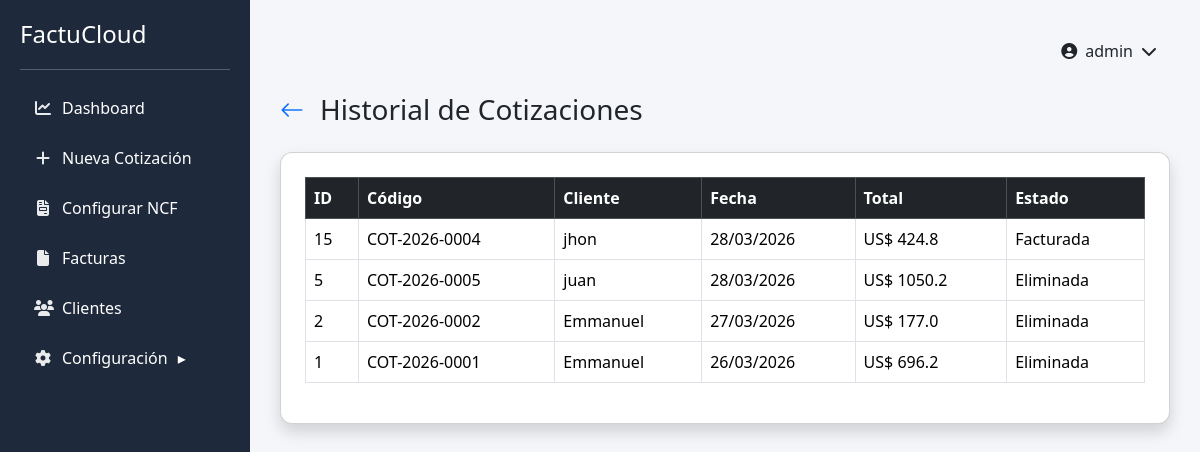
Page /historial (signed in) on the earlier database version.
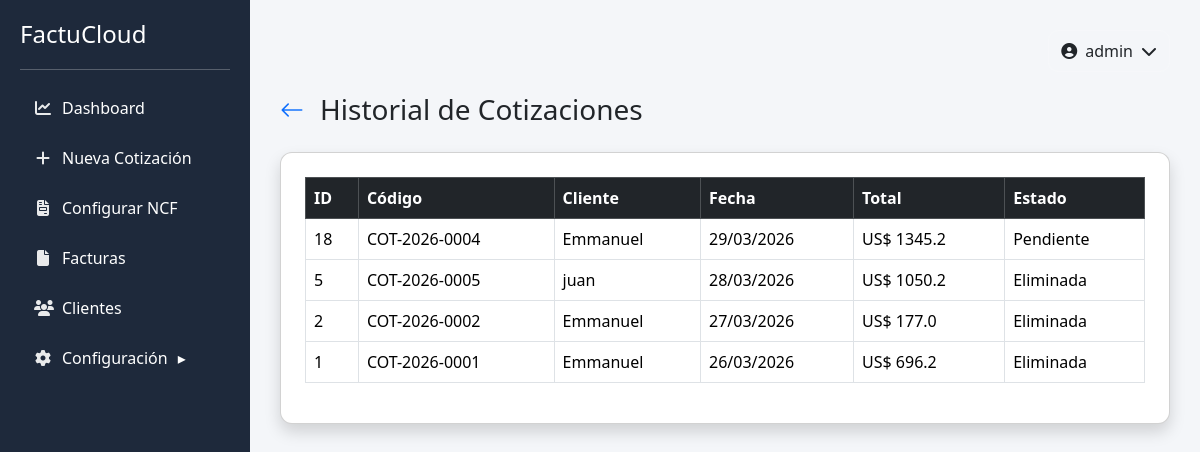
Same page on the later database version.
### tables this page shows
CREATE TABLE cotizaciones (
        id INTEGER PRIMARY KEY AUTOINCREMENT,
        codigo TEXT,
        cliente TEXT,
        rnc TEXT,
        telefono TEXT,
        correo TEXT,
        fecha TEXT,
        subtotal REAL,
        itbis REAL,
        total REAL,
        estado TEXT
    );

### app.py (the view)
@app.route("/historial")
def historial():
    if "usuario" not in session:
        return redirect(url_for("login"))
    conn = get_db()
    cotizaciones = conn.execute("""
    SELECT * FROM cotizaciones
    ORDER BY id DESC
    """).fetchall()
    conn.close()
    return render_template(
        "historial.html",
        cotizaciones=cotizaciones
    )

### app.py (called while the page is built)
def get_db():
    conn = sqlite3.connect("database.db")
    conn.row_factory = sqlite3.Row
    return conn

@app.context_processor
def inject_user():
    return dict(usuario=session.get("usuario"))

### templates/historial.html
{% extends "base.html" %}
{% block content %}
<div class="d-flex align-items-center mb-4">
    <a href="{{ url_for('index') }}" class="me-3 text-decoration-none">
        <i class="bi bi-arrow-left fs-4"></i>
    </a>
    <h3 class="mb-0">Historial de Cotizaciones</h3>
</div>
<div class="card shadow p-4">
<table class="table table-bordered table-hover">
<thead class="table-dark">
<tr>
<th>ID</th>
<th>Código</th>
<th>Cliente</th>
<th>Fecha</th>
<th>Total</th>
<th>Estado</th>
</tr>
</thead>
<tbody>
{% for cotizacion in cotizaciones %}
<tr>
<td>{{ cotizacion.id }}</td>
<td>{{ cotizacion.codigo }}</td>
<td>{{ cotizacion.cliente }}</td>
<td>{{ cotizacion.fecha }}</td>
<td>US$ {{ cotizacion.total }}</td>
<td>{{ cotizacion.estado }}</td>
</tr>
{% endfor %}
</tbody>
</table>
</div>
{% endblock %}

Differences in the rows shown:
removed cotizaciones: id "15", codigo "COT-2026-0004", cliente "jhon", fecha "28/03/2026", total "424.8", estado "Facturada"
added cotizaciones: id "18", codigo "COT-2026-0004", cliente "Emmanuel", fecha "29/03/2026", total "1345.2", estado "Pendiente"
